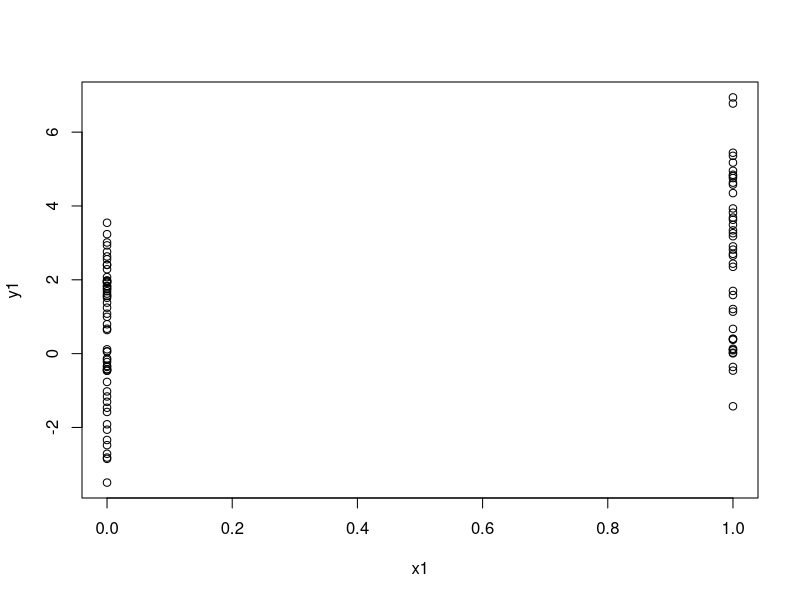

R code for this plot:
#generating random numbers from a linear model

set.seed(10)

#set x variable as binomial

x1 <- rbinom(100,1,0.5)

#set epsilon

e1 <- rnorm(100,0,2)

#make formula

y1 <- 0.5 + 2 * x1 + e1

summary(y1)

plot(x1,y1)